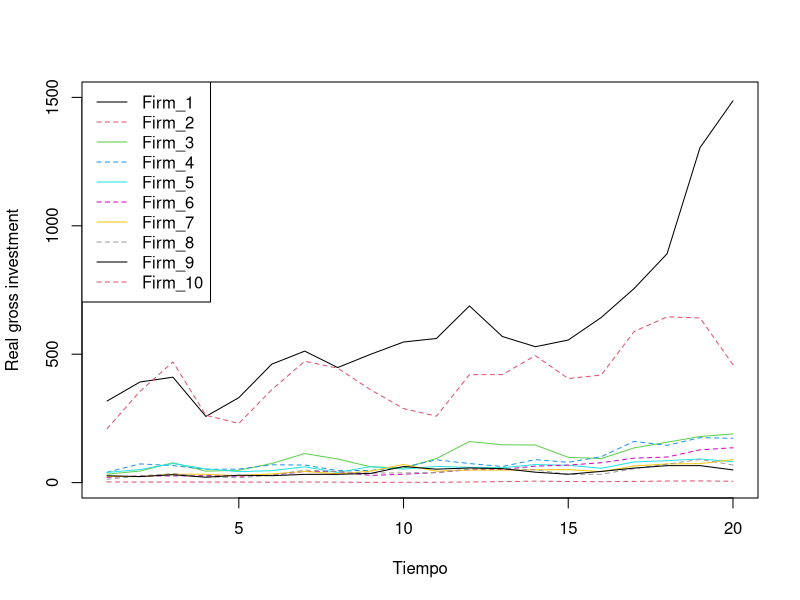

Reproduce this figure in R.
# Series de Tiempo, Diciembre de 2020
# Clase 23. Datos Panel -- Raíces unitarias para panel
#****************************************************************************************
#install.packages("plm")
#

library(plm)

# 
#****************************************************************************************
# Download data from library PLM

data("EmplUK", package="plm")

data("Produc", package="plm")

data("Grunfeld", package="plm")

data("Wages", package="plm")

# 
#****************************************************************************************
# Describe data

names(Grunfeld)
#  Grunfeld data (Grunfeld 1958) comprising 20 annual observations on
#  the three variables real gross investment (invest), real value of 
# the firm (value), and real value of the capital stock (capital) 
# for 10 large US firms for the years 1935–1954

head(Grunfeld)

Invest <- data.frame(split( Grunfeld$inv, Grunfeld$firm )) # individuals in columns

names(Invest)

names(Invest) <- c("Firm_1", "Firm_2", "Firm_3", "Firm_4", "Firm_5", "Firm_6", "Firm_7",
                   "Firm_8", "Firm_9", "Firm_10")

names(Invest)

# 
#****************************************************************************************
# Plot:

plot(Invest$Firm_1, type = "l", col = 1, ylim = c(0, 1500), lty = 1,
     xlab = "Tiempo", ylab = "Real gross investment")
lines(Invest$Firm_2, type = "l", col = 2, lty = 2)
lines(Invest$Firm_3, type = "l", col = 3, lty = 1)
lines(Invest$Firm_4, type = "l", col = 4, lty = 2)
lines(Invest$Firm_5, type = "l", col = 5, lty = 1)
lines(Invest$Firm_6, type = "l", col = 6, lty = 2)
lines(Invest$Firm_7, type = "l", col = 7, lty = 1)
lines(Invest$Firm_8, type = "l", col = 8, lty = 2)
lines(Invest$Firm_9, type = "l", col = 9, lty = 1)
lines(Invest$Firm_10, type = "l", col = 10, lty = 2)
legend("topleft", legend=c("Firm_1", "Firm_2", "Firm_3", "Firm_4", "Firm_5",
                           "Firm_6", "Firm_7", "Firm_8", "Firm_9", "Firm_10"),
       col = c(1, 2, 3, 4, 5, 6, 7, 8, 9, 10), lty = 1:2)

# 
#****************************************************************************************
# Unit Root Test:

?purtest
# test specifies the type of test to be performed among 
# Levin et al. (2002), Im et al. (2003), Maddala and Wu (1999) and Hadri (2000)

# Consider Levin et al. (2002)
purtest(log(Invest), test = "levinlin", exo = "intercept", 
        lags = "AIC", pmax = 4)

## same via:

ts_LInvest <- ts(log(Invest), start = 1935, end = 1954, freq = 1)

ts_DLInvest <- diff(ts(log(Invest), start = 1935, end = 1954, freq = 1), 
                     lag = 1, differences = 1)

# 
purtest(ts_LInvest, test = "levinlin", exo = "intercept", 
        lags = "AIC", pmax = 4)

summary(purtest(ts_LInvest, test = "levinlin", exo = "intercept", 
        lags = "AIC", pmax = 4))

#
purtest(ts_DLInvest, test = "levinlin", exo = "intercept", 
        lags = "AIC", pmax = 4)

summary(purtest(ts_DLInvest, test = "levinlin", exo = "intercept", 
        lags = "AIC", pmax = 4))

# Consider Im-Pesaran-Shin Unit-Root Test (2003)

purtest(ts_LInvest, test = "ips", exo = "intercept", 
        lags = "AIC", pmax = 4)

summary(purtest(ts_LInvest, test = "ips", exo = "intercept", 
                lags = "AIC", pmax = 4))

#
purtest(ts_DLInvest, test = "ips", exo = "intercept", 
        lags = "AIC", pmax = 4)

summary(purtest(ts_DLInvest, test = "ips", exo = "intercept", 
                lags = "AIC", pmax = 4))
